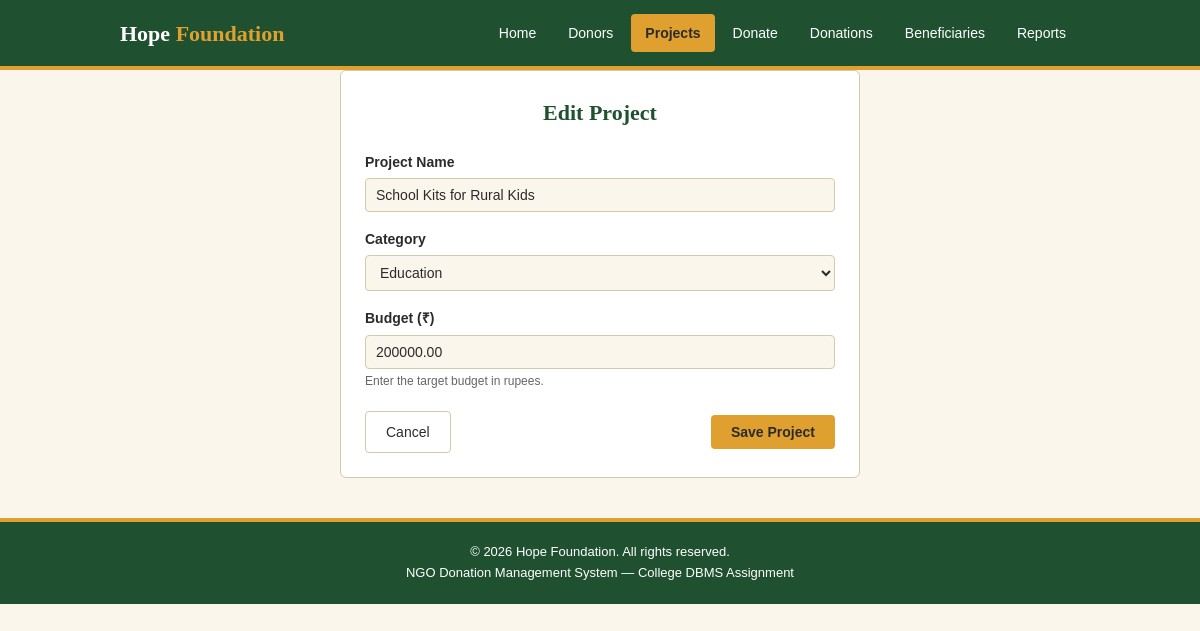
Page /ngo/project_form.php?project_id=1 on the committed database.
### tables this page shows
CREATE TABLE projects (
  project_id    INT AUTO_INCREMENT PRIMARY KEY,
  project_name  VARCHAR(150) NOT NULL,
  category      ENUM('Education','Health','Environment','Food','Other') NOT NULL,
  budget        DECIMAL(12,2) NOT NULL CHECK (budget >= 0)
);

### ngo/project_form.php (the view, shortened to what this page needs)
<?php
require_once 'includes/db.php';
include 'includes/header.php';
$project_name = '';
$category     = '';
$budget       = '';
$page_title   = 'Add New Project';
if (isset($_GET['project_id']) && (int)$_GET['project_id'] > 0) {
    $project_id = (int)$_GET['project_id'];
    $stmt = $conn->prepare('SELECT project_name, category, budget FROM projects WHERE project_id = ?');
    $stmt->bind_param('i', $project_id);
    $stmt->execute();
    $res = $stmt->get_result();
    if ($res->num_rows > 0) {
        $row         = $res->fetch_assoc();
        $project_name = $row['project_name'];
        $category     = $row['category'];
        $budget       = $row['budget'];
        $page_title   = 'Edit Project';
    }
}
$allowed_categories = ['Education', 'Health', 'Environment', 'Food', 'Other'];
?>
<div class="wrapper">
    <div class="form-card">
        <h1><?php echo htmlspecialchars($page_title); ?></h1>
        <form action="process_project.php" method="post">
            <div class="form-group">
                <label for="project_name">Project Name</label>
                <input type="text" id="project_name" name="project_name"
                       required placeholder="e.g. School Books Drive"
                       value="<?php echo htmlspecialchars($project_name); ?>">
            </div>
            <div class="form-group">
                <label for="category">Category</label>
                <select id="category" name="category" required>
                    <?php foreach ($allowed_categories as $cat): ?>
                        <option value="<?php echo htmlspecialchars($cat); ?>"
                            <?php echo $category === $cat ? 'selected' : ''; ?>>
                            <?php echo htmlspecialchars($cat); ?>
                        </option>
                    <?php endforeach; ?>
                </select>
            </div>
            <div class="form-group">
                <label for="budget">Budget (&#8377;)</label>
                <input type="number" id="budget" name="budget"
                       min="0" step="1" required placeholder="e.g. 50000"
                       value="<?php echo $budget !== '' ? htmlspecialchars($budget) : ''; ?>">
                <p class="hint">Enter the target budget in rupees.</p>
            </div>
            <div class="form-actions">
                <a href="projects.php" class="btn btn-cancel">Cancel</a>
                <button type="submit" class="btn btn-primary">Save Project</button>
            </div>
        </form>
    </div>
</div>
<?php include 'includes/footer.php'; ?>

### ngo/css/style.css (style rules this page uses)
:root { --primary: #1f5130; --bg: #faf6ec; --accent: #e0a030; --text: #2b2b2b; --soft-green: #e4efe2; --border: #d4c9a8; --white: #ffffff; --danger: #a83232; --danger-hover: #8a2828; }
* { margin: 0; padding: 0; box-sizing: border-box; }
body { font-family: Arial, Verdana, sans-serif; font-size: 15px; color: var(--text); background-color: var(--bg); line-height: 1.6; }
h1, h2, h3, h4 { font-family: Georgia, "Times New Roman", serif; color: var(--primary); margin-bottom: 12px; }
a { color: var(--primary); text-decoration: none; }
p { margin-bottom: 10px; }
.wrapper { max-width: 1000px; margin: 0 auto; padding: 0 20px; }
.form-card { background-color: var(--white); border: 1px solid var(--border); border-radius: 6px; padding: 24px; max-width: 520px; margin: 0 auto; }
.form-card h1 { text-align: center; font-size: 22px; margin-bottom: 20px; }
.form-group { margin-bottom: 16px; }
.form-group label { display: block; font-weight: bold; font-size: 14px; margin-bottom: 5px; color: var(--text); }
.form-group input[type="text"], .form-group input[type="email"], .form-group input[type="tel"], .form-group input[type="number"], .form-group input[type="date"], .form-group select { width: 100%; padding: 8px 10px; border: 1px solid var(--border); border-radius: 4px; font-size: 14px; font-family: Arial, Verdana, sans-serif; background-color: var(--bg); color: var(--text); }
.form-group .hint { font-size: 12px; color: #666; margin-top: 3px; }
.form-actions { display: flex; justify-content: space-between; align-items: center; margin-top: 20px; gap: 10px; }
.btn { display: inline-block; padding: 9px 20px; font-size: 14px; font-family: Arial, Verdana, sans-serif; border: none; border-radius: 4px; cursor: pointer; text-decoration: none; text-align: center; }
.btn-primary { background-color: var(--accent); color: var(--text); font-weight: bold; }
.btn-cancel { background-color: var(--white); color: var(--text); border: 1px solid var(--border); }

### rows in the picture
projects: project_name "School Kits for Rural Kids", category "Education", budget "200000.00"

### other values in the picture
$page_title "Edit Project"
